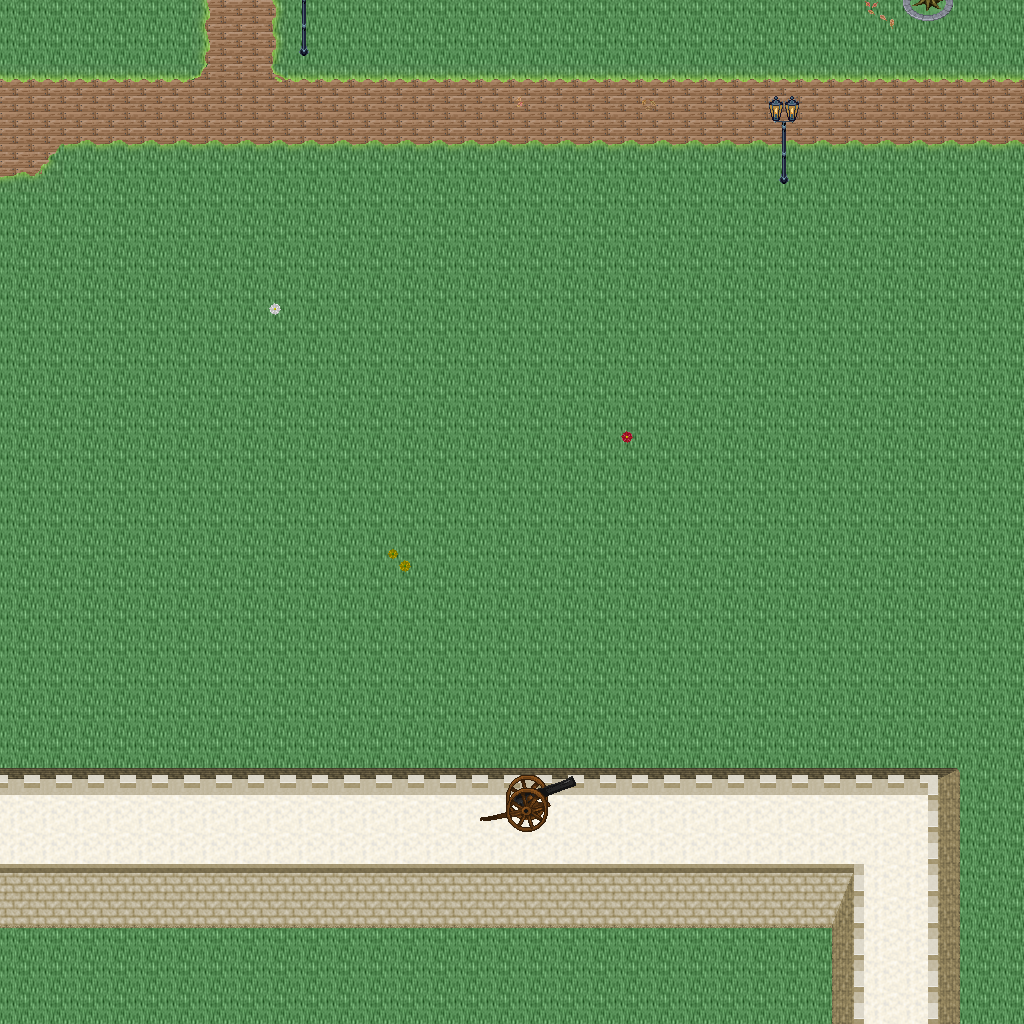

Rendered tile map (Tiled .tmx) drawn with the repository's tilesets; below, a short description and the map source with its tile grids summarised:
An orthogonal 32x32 tile map with 32x32 px tiles, 5 tile layers (Ground, Objects, Objects2, Above, ...), 1 hidden layer not drawn, 32 tilesets.

<map version="1.10" tiledversion="1.11.0" orientation="orthogonal" renderorder="right-down" width="32" height="32" tilewidth="32" tileheight="32" infinite="0" nextlayerid="11" nextobjectid="1">
 <tileset firstgid="1" name="logic_collision" tilewidth="32" tileheight="32" tilecount="1" columns="1">
  <image source="../drawable/logic_collision.png" width="32" height="32" />
 </tileset>
 <tileset firstgid="2" name="ground_ground" tilewidth="32" tileheight="32" tilecount="33" columns="3">
  <image source="../drawable/ground_ground.png" width="96" height="352" />
 </tileset>
 <tileset firstgid="35" name="building_castle" tilewidth="32" tileheight="32" tilecount="320" columns="20">
  <image source="../drawable/building_castle.png" width="640" height="512" />
 </tileset>
 <tileset firstgid="355" name="building_roof_blue" tilewidth="32" tileheight="32" tilecount="20" columns="5">
  <image source="../drawable/building_roof_blue.png" width="160" height="128" />
 </tileset>
 <tileset firstgid="375" name="item_weapon_cannon" tilewidth="32" tileheight="32" tilecount="12" columns="3">
  <image source="../drawable/item_weapon_cannon.png" width="96" height="128" />
 </tileset>
 <tileset firstgid="387" name="ground_stonecircle" tilewidth="32" tileheight="32" tilecount="81" columns="9">
  <image source="../drawable/ground_stonecircle.png" width="288" height="288" />
 </tileset>
 <tileset firstgid="468" name="ground_grass_edges" tilewidth="32" tileheight="32" tilecount="36" columns="12">
  <image source="../drawable/ground_grass_edges.png" width="384" height="96" />
 </tileset>
 <tileset firstgid="504" name="ground_grass_corners" tilewidth="32" tileheight="32" tilecount="24" columns="6">
  <image source="../drawable/ground_grass_corners.png" width="192" height="128" />
 </tileset>
 <tileset firstgid="528" name="plant_tree_fall_trees" tilewidth="32" tileheight="32" tilecount="40" columns="8">
  <image source="../drawable/plant_tree_fall_trees.png" width="256" height="160" />
 </tileset>
 <tileset firstgid="568" name="plant_tree_locust_tree" tilewidth="32" tileheight="32" tilecount="20" columns="4">
  <image source="../drawable/plant_tree_locust_tree.png" width="128" height="160" />
 </tileset>
 <tileset firstgid="588" name="furniture_light_lamp_blue" tilewidth="32" tileheight="32" tilecount="3" columns="1">
  <image source="../drawable/furniture_light_lamp_blue.png" width="32" height="96" />
 </tileset>
 <tileset firstgid="591" name="item_pot_pot_purple" tilewidth="32" tileheight="32" tilecount="1" columns="1">
  <image source="../drawable/item_pot_pot_purple.png" width="32" height="32" />
 </tileset>
 <tileset firstgid="592" name="item_pot_barrel_with_flower" tilewidth="32" tileheight="32" tilecount="2" columns="2">
  <image source="../drawable/item_pot_barrel_with_flower.png" width="64" height="32" />
 </tileset>
 <tileset firstgid="594" name="item_textile_laundry" tilewidth="32" tileheight="32" tilecount="16" columns="4">
  <image source="../drawable/item_textile_laundry.png" width="128" height="128" />
 </tileset>
 <tileset firstgid="610" name="plant_flower_daisy_blue" tilewidth="32" tileheight="32" tilecount="8" columns="2">
  <image source="../drawable/plant_flower_daisy_blue.png" width="64" height="128" />
 </tileset>
 <tileset firstgid="618" name="plant_flower_daisy_red" tilewidth="32" tileheight="32" tilecount="8" columns="2">
  <image source="../drawable/plant_flower_daisy_red.png" width="64" height="128" />
 </tileset>
 <tileset firstgid="626" name="plant_flower_daisy_white" tilewidth="32" tileheight="32" tilecount="8" columns="2">
  <image source="../drawable/plant_flower_daisy_white.png" width="64" height="128" />
 </tileset>
 <tileset firstgid="634" name="plant_flower_daisy_yellow" tilewidth="32" tileheight="32" tilecount="8" columns="2">
  <image source="../drawable/plant_flower_daisy_yellow.png" width="64" height="128" />
 </tileset>
 <tileset firstgid="642" name="light_dim_light_7x5" tilewidth="32" tileheight="32" tilecount="35" columns="7">
  <image source="../drawable/light_dim_light_7x5.png" width="224" height="160" />
 </tileset>
 <tileset firstgid="677" name="plant_stump_small_stump" tilewidth="32" tileheight="32" tilecount="4" columns="2">
  <image source="../drawable/plant_stump_small_stump.png" width="64" height="64" />
 </tileset>
 <tileset firstgid="681" name="plant_stump_stump_pale_purple" tilewidth="32" tileheight="32" tilecount="4" columns="2">
  <image source="../drawable/plant_stump_stump_pale_purple.png" width="64" height="64" />
 </tileset>
 <tileset firstgid="685" name="plant_indoor_small_flowerpots" tilewidth="32" tileheight="32" tilecount="4" columns="2">
  <image source="../drawable/plant_indoor_small_flowerpots.png" width="64" height="64" />
 </tileset>
 <tileset firstgid="689" name="plant_leaves" tilewidth="32" tileheight="32" tilecount="8" columns="4">
  <image source="../drawable/plant_leaves.png" width="128" height="64" />
 </tileset>
 <tileset firstgid="697" name="building_decoration_chimney" tilewidth="32" tileheight="32" tilecount="2" columns="1">
  <image source="../drawable/building_decoration_chimney.png" width="32" height="64" />
 </tileset>
 <tileset firstgid="699" name="building_decoration_orbpedestal" tilewidth="32" tileheight="32" tilecount="2" columns="1">
  <image source="../drawable/building_decoration_orbpedestal.png" width="32" height="64" />
 </tileset>
 <tileset firstgid="701" name="light_light_5x5" tilewidth="32" tileheight="32" tilecount="25" columns="5">
  <image source="../drawable/light_light_5x5.png" width="160" height="160" />
 </tileset>
 <tileset firstgid="726" name="plant_lily_pads" tilewidth="32" tileheight="32" tilecount="2" columns="1">
  <image source="../drawable/plant_lily_pads.png" width="32" height="64" />
 </tileset>
 <tileset firstgid="728" name="ground_ground_3" tilewidth="32" tileheight="32" tilecount="5" columns="5">
  <image source="../drawable/ground_ground_3.png" width="160" height="32" />
 </tileset>
 <tileset firstgid="733" name="building_cottage" tilewidth="32" tileheight="32" tilecount="256" columns="16">
  <image source="../drawable/building_cottage.png" width="512" height="512" />
 </tileset>
 <tileset firstgid="989" name="building_roof_thatched_roof" tilewidth="32" tileheight="32" tilecount="256" columns="16">
  <image source="../drawable/building_roof_thatched_roof.png" width="512" height="512" />
 </tileset>
 <tileset firstgid="1245" name="building_window_windows" tilewidth="32" tileheight="32" tilecount="256" columns="16">
  <image source="../drawable/building_window_windows.png" width="512" height="512" />
 </tileset>
 <tileset firstgid="1501" name="building_door_doors" tilewidth="32" tileheight="32" tilecount="256" columns="16">
  <image source="../drawable/building_door_doors.png" width="512" height="512" />
 </tileset>
 <layer id="1" name="Ground" width="32" height="32">
  <data>[1024 cells, 1024 non-empty, 9 distinct tile ids]</data>
 </layer>
 <layer id="2" name="Objects" width="32" height="32">
  <data>[1024 cells, 103 non-empty, 15 distinct tile ids]</data>
 </layer>
 <layer id="3" name="Objects2" width="32" height="32">
  <data>[1024 cells, 11 non-empty, 10 distinct tile ids]</data>
 </layer>
 <layer id="4" name="Above" width="32" height="32">
  <data>[1024 cells, 3 non-empty, 2 distinct tile ids]</data>
 </layer>
 <layer id="5" name="Above2" width="32" height="32">
  <data>[1024 cells, 0 non-empty, 0 distinct tile ids]</data>
 </layer>
 <layer id="6" name="Walkable" width="32" height="32" visible="0">
  <data>[1024 cells, 166 non-empty, 1 distinct tile ids]</data>
 </layer>
 <objectgroup id="7" name="Mapevents" />
 <objectgroup id="8" name="Spawn" />
 <objectgroup id="9" name="Keys" />
 <objectgroup id="10" name="Replace" />
</map>
